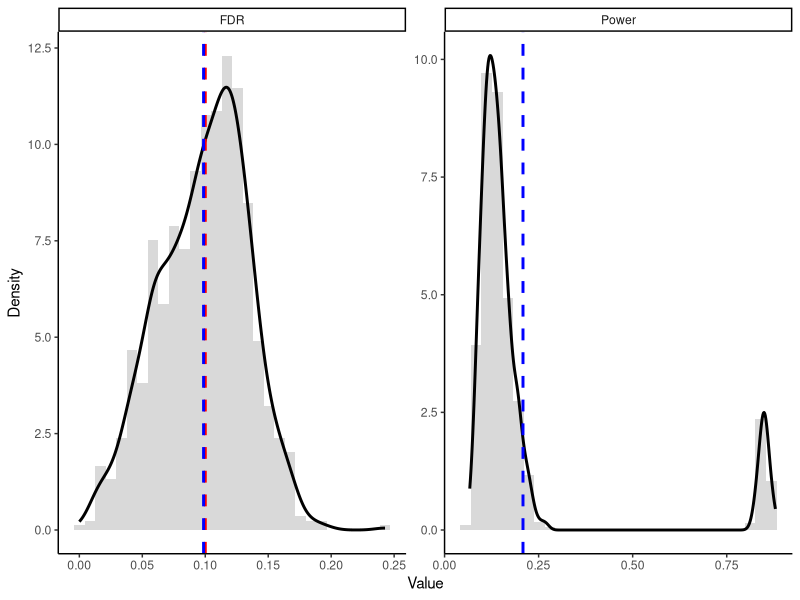

Reproduce this figure in R.
# 加载必要的库
library(mgcv) # 用于拟合平滑的均值和方差模型
library(ggplot2)
library(flexmix)
library(MASS)

# --- Functions ---
generate_data <- function(n) {
  G <- sample(0:3, size = n, replace = TRUE,
              prob = c(0.05, 0.35, 0.25, 0.35))
  W <- rnorm(n)
  
  mu <- rep(NA, n)
  sigma <- rep(NA, n)
  
  mu[G == 0] <- 5.0 + 0.1 * W[G == 0]
  sigma[G == 0] <- 0.5
  
  mu[G == 1] <- 2.4 + 0.1 * W[G == 1]
  sigma[G == 1] <- 3
  
  mu[G == 2] <- 1.0 + 0.1 * W[G == 2]
  sigma[G == 2] <- 0.25
  
  mu[G == 3] <- -0.5 + 0.1 * W[G == 3]
  sigma[G == 3] <- 1.0
  
  Y <- mu + sigma * rnorm(n)
  
  data.frame(G = factor(G), W = W, mu = mu, sigma = sigma, y = Y)
}

v_score <- function(df, df_y, m_mu){
  pred_mu <- predict(m_mu, df) # linear
  #pred_mu <- unlist(predict(m_mu, df, aggregate=TRUE)) # mix model
  return(M*(df_y>c_threshold)-pred_mu)
}

p_values <- function(df, u_value, v_value){
  n <- length(v_value)
  F_hat <- ecdf(v_value)
  p <- (n * F_hat(df$V) + u_value) / (n + 1)
  return(p)
}

BH_procedure <- function(p, alpha){
  
  m <- length(p)
  p_sorted <- sort(p) # increasing
  index_sorted <- order(p) # small to big
  
  threshold <- (1:m)/m * alpha
  
  k <- max(which(p_sorted <= threshold), 0)
  
  selected <- rep(FALSE, m)
  
  if (k > 0) {
    selected[index_sorted[1:k]] <- TRUE
  }
  
  return(list(
    selected = selected,
    k = k,
    cutoff = ifelse(k>0, p_sorted[k], NA)
  ))
}

set.seed(2026)

n <- 5000
#p <- 20
#rho <- 0.5
c_threshold <- 0
alpha <- 0.1
M <- 100
n_sim <- 1000

results <- matrix(0, n_sim, 2)
colnames(results) <- c("FDR","Power")
pb <- txtProgressBar(min = 0, max = n_sim, style = 3)

system.time({
  for(sim in 1:n_sim){
    # --- Data Generation ---
    data <- generate_data(n)
    
    # --- Data Splitting ---
    idx <- sample(1:n)
    d_train <- data[idx[1:(n/2)], ]
    d_cal   <- data[idx[(n/2+1):(3*n/4)], ]
    d_test  <- data[idx[(3*n/4+1):n], ]
    
    # --- First Stage: Linear prediction model ---
    model_mu <- lm(y ~ G+W, data = d_train)
    
    # --- Second Stage: Nonconfirmity scores ---
    d_cal$V <- v_score(d_cal, d_cal$y, model_mu)
    d_test$V <- v_score(d_test, c_threshold, model_mu)
    
    # --- Third Stage: Conformal p-values ---
    U <- runif(nrow(d_test))
    d_test$p <- p_values(d_test, U, d_cal$V)
    
    # --- Fourth Stage: BH procedure ---
    bh <- BH_procedure(d_test$p, alpha)
    d_test$selected <- bh$selected
    p_cutoff <- bh$cutoff
    
    # --- Evaluation ---
    selected_idx <- which(d_test$selected == TRUE)
    actual_y <- d_test$y[selected_idx] # "y" of selected data
    FDR <- sum(actual_y <= c_threshold) / max(length(selected_idx),1) # test set FDR
    true_idx <- which(d_test$y > c_threshold)
    Power <- sum(actual_y > c_threshold) / max(length(true_idx),1)
    
    results[sim,] <- c(FDR, Power)
    setTxtProgressBar(pb, sim)
  }
})
close(pb)
results <- as.data.frame(results)

## PLOT
df_plot <- rbind(
  data.frame(value = results$FDR, type = "FDR"),
  data.frame(value = results$Power, type = "Power")
)
mean_fdr <- mean(results$FDR)
mean_power <- mean(results$Power)
vlines <- data.frame(
  type = c("FDR", "FDR", "Power"),
  x = c(alpha, mean_fdr, mean_power),
  label = c("alpha", "mean_fdr", "mean_power"),
  color = c("red", "blue", "blue")
)
ggplot(df_plot, aes(x = value)) +
  
  geom_histogram(aes(y = after_stat(density)),
                 bins = 30,
                 fill = "grey70",
                 color = NA,
                 alpha = 0.5) +
  
  geom_density(linewidth = 1) +
  
  geom_vline(data = vlines,
             aes(xintercept = x, color = color),
             linetype = "dashed",
             linewidth = 1,
             show.legend = FALSE) +
  
  facet_wrap(~type, scales = "free") +
  
  scale_color_identity() +
  
  labs(x = "Value", y = "Density") +
  
  theme_classic()

## SAVE DATA
saveRDS(
  list(
    FDR = results$FDR,
    Power = results$Power
  ),
  file = "p_value_sim2.rds"
)

cat("--- Conformal Selection with p-values Results ---\n")
cat("We want to select Y >= ", c_threshold, ".\n")
cat("Alpha:", alpha, "\n")
cat("Replicate:", n_sim, "\n")
cat("Average Empirical FDR:", round(mean(results$FDR), 4), "\n")
cat("Average Empirical Power:", round(mean(results$Power), 4), "\n")
